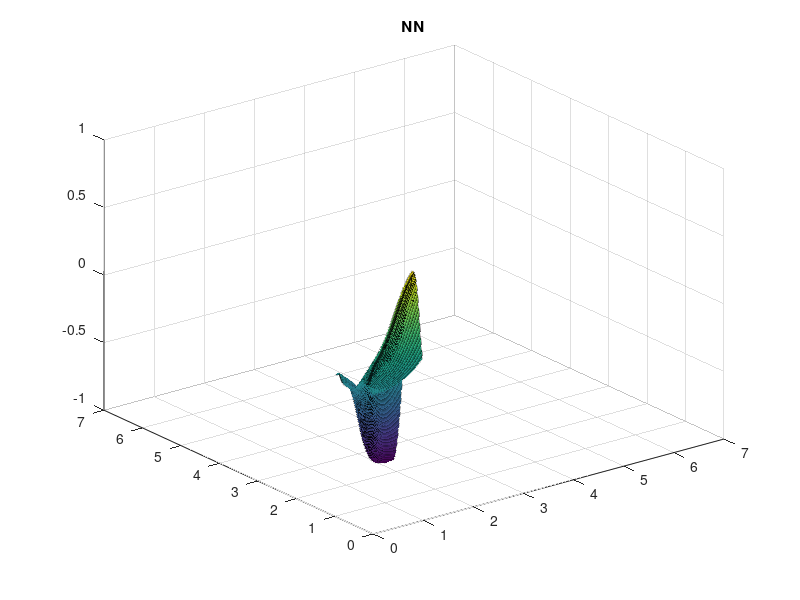
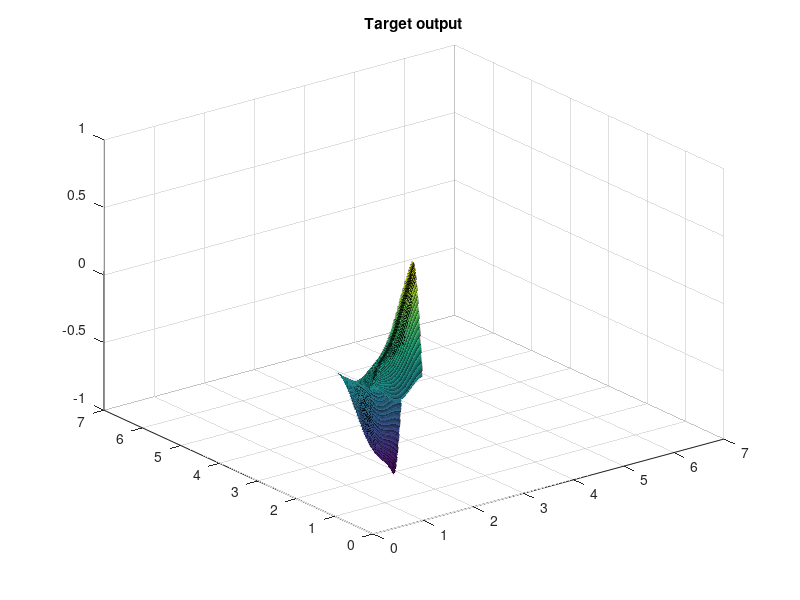
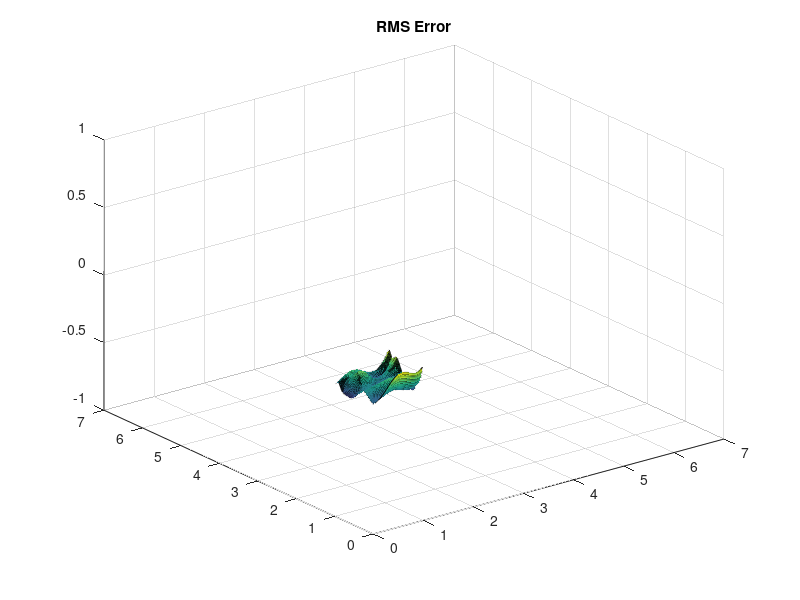

The MATLAB source for these figures, in order:
clear all, close all, clc;

% Copy-pasted output from C++
data = [0	0	0.0285929	0.0666667
0	0.031831	0.0340135	0.0666667
0	0.063662	0.0409224	0.0666667
0	0.095493	0.0494292	0.0666667
0	0.127324	0.0593231	0.0666667
0	0.159155	0.0698863	0.0666667
0	0.190986	0.0798464	0.0666667
0	0.222817	0.0875874	0.0666667
0	0.254648	0.0915683	0.0666667
0	0.286479	0.0907317	0.0666667
0	0.31831	0.0847471	0.0666667
0	0.350141	0.0741116	0.0666667
0	0.381972	0.0601323	0.0666667
0	0.413803	0.0446955	0.0666667
0	0.445634	0.0297972	0.0666667
0	0.477465	0.0170303	0.0666667
0	0.509296	0.0072852	0.0666667
0	0.541127	0.000745825	0.0666667
0	0.572958	-0.00291939	0.0666667
0	0.604789	-0.00431803	0.0666667
0	0.63662	-0.00413511	0.0666667
0	0.668451	-0.00299345	0.0666667
0	0.700282	-0.00133539	0.0666667
0	0.732113	0.000769756	0.0666667
0	0.763944	0.0040748	0.0666667
0	0.795775	0.0110184	0.0666667
0	0.827606	0.0259783	0.0666667
0	0.859437	0.0500056	0.0666667
0	0.891268	0.0702803	0.0666667
0	0.923099	0.0715633	0.0666667
0	0.95493	0.059539	0.0666667
0	0.986761	0.0472726	0.0666667
0.031831	0	0.0297356	0.0653378
0.031831	0.031831	0.0359214	0.0706356
0.031831	0.063662	0.0439435	0.0757223
0.031831	0.095493	0.0540125	0.0803949
0.031831	0.127324	0.065962	0.0844673
0.031831	0.159155	0.0789857	0.087777
0.031831	0.190986	0.091545	0.0901921
0.031831	0.222817	0.101635	0.0916164
0.031831	0.254648	0.107357	0.0919931
0.031831	0.286479	0.107463	0.091307
0.031831	0.31831	0.101613	0.0895857
0.031831	0.350141	0.0903883	0.0868977
0.031831	0.381972	0.0751939	0.0833501
0.031831	0.413803	0.0580246	0.0790845
0.031831	0.445634	0.0410239	0.0742708
0.031831	0.477465	0.0259702	0.069101
0.031831	0.509296	0.0139396	0.0637811
0.031831	0.541127	0.00526114	0.0585233
0.031831	0.572958	-0.000311227	0.0535372
0.031831	0.604789	-0.00335678	0.0490216
0.031831	0.63662	-0.00457775	0.0451564
0.031831	0.668451	-0.00464662	0.0420958
0.031831	0.700282	-0.00407474	0.0399617
0.031831	0.732113	-0.00299849	0.0388393
0.031831	0.763944	-0.000678841	0.0387734
0.031831	0.795775	0.00545608	0.0397665
0.031831	0.827606	0.0200265	0.041779
0.031831	0.859437	0.0438445	0.0447307
0.031831	0.891268	0.0635066	0.048504
0.031831	0.923099	0.0648068	0.0529484
0.031831	0.95493	0.0541723	0.0578867
0.031831	0.986761	0.0436183	0.0631221
0.063662	0	0.0308138	0.0614041
0.063662	0.031831	0.0377903	0.0719998
0.063662	0.063662	0.0469793	0.082173
0.063662	0.095493	0.0587123	0.0915183
0.063662	0.127324	0.0728832	0.0996631
0.063662	0.159155	0.0885905	0.106283
0.063662	0.190986	0.103982	0.111113
0.063662	0.222817	0.116584	0.113961
0.063662	0.254648	0.124061	0.114715
0.063662	0.286479	0.124945	0.113343
0.063662	0.31831	0.118914	0.1099
0.063662	0.350141	0.106699	0.104524
0.063662	0.381972	0.0898722	0.0974288
0.063662	0.413803	0.0705855	0.0888975
0.063662	0.445634	0.0511551	0.0792701
0.063662	0.477465	0.0335534	0.0689305
0.063662	0.509296	0.0190405	0.0582908
0.063662	0.541127	0.0080829	0.0477752
0.063662	0.572958	0.000507951	0.037803
0.063662	0.604789	-0.00425147	0.0287716
0.063662	0.63662	-0.00693394	0.0210413
0.063662	0.668451	-0.0082841	0.01492
0.063662	0.700282	-0.00890895	0.010652
0.063662	0.732113	-0.00904141	0.00840721
0.063662	0.763944	-0.00797695	0.00827529
0.063662	0.795775	-0.00298549	0.0102614
0.063662	0.827606	0.0109261	0.0142865
0.063662	0.859437	0.0345825	0.02019
0.063662	0.891268	0.0542379	0.0277365
0.063662	0.923099	0.0564867	0.0366253
0.063662	0.95493	0.0479257	0.0465019
0.063662	0.986761	0.0394154	0.0569726
0.095493	0	0.0318361	0.0550224
0.095493	0.031831	0.0396207	0.0709159
0.095493	0.063662	0.0500144	0.0861758
0.095493	0.095493	0.0634883	0.100194
0.095493	0.127324	0.0800134	0.112411
0.095493	0.159155	0.0985888	0.12234
0.095493	0.190986	0.117005	0.129586
0.095493	0.222817	0.132243	0.133858
0.095493	0.254648	0.141461	0.134988
0.095493	0.286479	0.14294	0.13293
0.095493	0.31831	0.136399	0.127766
0.095493	0.350141	0.12278	0.119702
0.095493	0.381972	0.103884	0.109059
0.095493	0.413803	0.0820701	0.0962625
0.095493	0.445634	0.0598528	0.0818214
0.095493	0.477465	0.0394114	0.066312
0.095493	0.509296	0.022192	0.0503524
0.095493	0.541127	0.00879236	0.0345791
0.095493	0.572958	-0.000900142	0.0196207
0.095493	0.604789	-0.00745884	0.00607374
0.095493	0.63662	-0.0116817	-0.00552183
0.095493	0.668451	-0.0144135	-0.0147037
0.095493	0.700282	-0.0163907	-0.0211058
0.095493	0.732113	-0.0179805	-0.0244729
0.095493	0.763944	-0.0185369	-0.0246708
0.095493	0.795775	-0.0151259	-0.0216916
0.095493	0.827606	-0.00217519	-0.015654
0.095493	0.859437	0.0215111	-0.00679878
0.095493	0.891268	0.0420424	0.00452104
0.095493	0.923099	0.0463678	0.0178542
0.095493	0.95493	0.0406446	0.0326691
0.095493	0.986761	0.0345484	0.0483752
0.127324	0	0.0328339	0.0464471
0.127324	0.031831	0.0414405	0.0676385
0.127324	0.063662	0.0530643	0.0879851
0.127324	0.095493	0.0683304	0.106676
0.127324	0.127324	0.087302	0.122965
0.127324	0.159155	0.108877	0.136204
0.127324	0.190986	0.13045	0.145865
0.127324	0.222817	0.148393	0.151562
0.127324	0.254648	0.159295	0.153068
0.127324	0.286479	0.161162	0.150324
0.127324	0.31831	0.153779	0.143439
0.127324	0.350141	0.138339	0.132687
0.127324	0.381972	0.116929	0.118497
0.127324	0.413803	0.0921544	0.101434
0.127324	0.445634	0.0667608	0.0821792
0.127324	0.477465	0.0431508	0.0614999
0.127324	0.509296	0.0229644	0.0402205
0.127324	0.541127	0.00692706	0.0191894
0.127324	0.572958	-0.0050268	-0.000755067
0.127324	0.604789	-0.0134977	-0.0188177
0.127324	0.63662	-0.0193705	-0.0342785
0.127324	0.668451	-0.0236246	-0.046521
0.127324	0.700282	-0.0271687	-0.0550571
0.127324	0.732113	-0.0305509	-0.0595466
0.127324	0.763944	-0.033209	-0.0598104
0.127324	0.795775	-0.0319287	-0.0558381
0.127324	0.827606	-0.0202526	-0.047788
0.127324	0.859437	0.00385784	-0.0359811
0.127324	0.891268	0.026469	-0.020888
0.127324	0.923099	0.0342057	-0.00311045
0.127324	0.95493	0.0321672	0.0166428
0.127324	0.986761	0.0288955	0.0375842
0.159155	0	0.0338637	0.0360202
0.159155	0.031831	0.043312	0.0625094
0.159155	0.063662	0.0561881	0.0879426
0.159155	0.095493	0.07328	0.111306
0.159155	0.127324	0.0947532	0.131668
0.159155	0.159155	0.1194	0.148216
0.159155	0.190986	0.144193	0.160292
0.159155	0.222817	0.164837	0.167413
0.159155	0.254648	0.177314	0.169297
0.159155	0.286479	0.179342	0.165867
0.159155	0.31831	0.17078	0.15726
0.159155	0.350141	0.153107	0.14382
0.159155	0.381972	0.128732	0.126082
0.159155	0.413803	0.100542	0.104754
0.159155	0.445634	0.0715434	0.0806852
0.159155	0.477465	0.0443881	0.0548362
0.159155	0.509296	0.0209249	0.0282369
0.159155	0.541127	0.00200857	0.00194801
0.159155	0.572958	-0.0123916	-0.0229826
0.159155	0.604789	-0.0229266	-0.0455609
0.159155	0.63662	-0.0306011	-0.0648868
0.159155	0.668451	-0.0365711	-0.0801899
0.159155	0.700282	-0.0419694	-0.0908601
0.159155	0.732113	-0.047581	-0.096472
0.159155	0.763944	-0.0529504	-0.0968018
0.159155	0.795775	-0.0544608	-0.0918364
0.159155	0.827606	-0.0443463	-0.0817738
0.159155	0.859437	-0.0191536	-0.0670151
0.159155	0.891268	0.0070907	-0.0481487
0.159155	0.923099	0.019772	-0.0259268
0.159155	0.95493	0.0223399	-0.00123525
0.159155	0.986761	0.0223396	0.0249416
0.190986	0	0.0350032	0.0241572
0.190986	0.031831	0.04533	0.0559443
0.190986	0.063662	0.059493	0.0864641
0.190986	0.095493	0.0784442	0.1145
0.190986	0.127324	0.102452	0.138934
0.190986	0.159155	0.130198	0.158793
0.190986	0.190986	0.158203	0.173283
0.190986	0.222817	0.181475	0.181829
0.190986	0.254648	0.195364	0.184089
0.190986	0.286479	0.197297	0.179973
0.190986	0.31831	0.18722	0.169645
0.190986	0.350141	0.166909	0.153517
0.190986	0.381972	0.139111	0.132231
0.190986	0.413803	0.107022	0.106637
0.190986	0.445634	0.0739403	0.0777553
0.190986	0.477465	0.0428008	0.0467364
0.190986	0.509296	0.0156864	0.0148173
0.190986	0.541127	-0.0064107	-0.0167294
0.190986	0.572958	-0.0234972	-0.0466461
0.190986	0.604789	-0.0363006	-0.0737401
0.190986	0.63662	-0.045983	-0.0969312
0.190986	0.668451	-0.0539267	-0.115295
0.190986	0.700282	-0.0615501	-0.128099
0.190986	0.732113	-0.0699372	-0.134833
0.190986	0.763944	-0.0787515	-0.135229
0.190986	0.795775	-0.0837914	-0.129271
0.190986	0.827606	-0.0754364	-0.117196
0.190986	0.859437	-0.0481907	-0.0994851
0.190986	0.891268	-0.0164254	-0.0768455
0.190986	0.923099	0.00289382	-0.0501792
0.190986	0.95493	0.0110406	-0.0205493
0.190986	0.986761	0.0147828	0.0108629
0.222817	0	0.0363416	0.0113311
0.222817	0.031831	0.0476116	0.0484161
0.222817	0.063662	0.063125	0.0840226
0.222817	0.095493	0.0839912	0.116731
0.222817	0.127324	0.110573	0.145238
0.222817	0.159155	0.141422	0.168406
0.222817	0.190986	0.172585	0.185312
0.222817	0.222817	0.198351	0.195282
0.222817	0.254648	0.21344	0.197918
0.222817	0.286479	0.215002	0.193116
0.222817	0.31831	0.203072	0.181067
0.222817	0.350141	0.179724	0.16225
0.222817	0.381972	0.148038	0.137418
0.222817	0.413803	0.111533	0.107558
0.222817	0.445634	0.0738305	0.0738623
0.222817	0.477465	0.0381932	0.0376735
0.222817	0.509296	0.00697499	0.000434636
0.222817	0.541127	-0.018679	-0.0363699
0.222817	0.572958	-0.0387597	-0.0712727
0.222817	0.604789	-0.0540992	-0.102882
0.222817	0.63662	-0.0660597	-0.129939
0.222817	0.668451	-0.076306	-0.151363
0.222817	0.700282	-0.0866089	-0.166301
0.222817	0.732113	-0.0984139	-0.174158
0.222817	0.763944	-0.111491	-0.17462
0.222817	0.795775	-0.120798	-0.167668
0.222817	0.827606	-0.114223	-0.15358
0.222817	0.859437	-0.0836363	-0.132918
0.222817	0.891268	-0.0442178	-0.106505
0.222817	0.923099	-0.0164947	-0.0753946
0.222817	0.95493	-0.00179106	-0.0408264
0.222817	0.986761	0.00616661	-0.00417888
0.254648	0	0.0379663	-0.00194663
0.254648	0.031831	0.0502773	0.0404362
0.254648	0.063662	0.067246	0.0811293
0.254648	0.095493	0.090127	0.11851
0.254648	0.127324	0.119356	0.151089
0.254648	0.159155	0.153326	0.177567
0.254648	0.190986	0.187576	0.196888
0.254648	0.222817	0.21567	0.208283
0.254648	0.254648	0.231715	0.211296
0.254648	0.286479	0.232617	0.205808
0.254648	0.31831	0.218504	0.192037
0.254648	0.350141	0.191728	0.170533
0.254648	0.381972	0.155686	0.142152
0.254648	0.413803	0.114215	0.108027
0.254648	0.445634	0.0712953	0.0695175
0.254648	0.477465	0.0305685	0.028159
0.254648	0.509296	-0.0052895	-0.0143998
0.254648	0.541127	-0.0349559	-0.0564621
0.254648	0.572958	-0.0584117	-0.096351
0.254648	0.604789	-0.0766227	-0.132476
0.254648	0.63662	-0.0911972	-0.163398
0.254648	0.668451	-0.10414	-0.187883
0.254648	0.700282	-0.117641	-0.204955
0.254648	0.732113	-0.133553	-0.213934
0.254648	0.763944	-0.151697	-0.214462
0.254648	0.795775	-0.165864	-0.206517
0.254648	0.827606	-0.16081	-0.190417
0.254648	0.859437	-0.125357	-0.166803
0.254648	0.891268	-0.076111	-0.136617
0.254648	0.923099	-0.0382943	-0.101062
0.254648	0.95493	-0.016123	-0.0615553
0.254648	0.986761	-0.00350867	-0.0196724
0.286479	0	0.0399504	-0.0151468
0.286479	0.031831	0.0534319	0.0325338
0.286479	0.063662	0.072006	0.0783136
0.286479	0.095493	0.0970578	0.120367
0.286479	0.127324	0.129066	0.157019
0.286479	0.159155	0.166217	0.186806
0.286479	0.190986	0.203503	0.208543
0.286479	0.222817	0.233753	0.221361
0.286479	0.254648	0.250507	0.224751
0.286479	0.286479	0.250465	0.218577
0.286479	0.31831	0.23386	0.203085
0.286479	0.350141	0.203291	0.178892
0.286479	0.381972	0.162438	0.146964
0.286479	0.413803	0.115442	0.108574
0.286479	0.445634	0.0666652	0.0652503
0.286479	0.477465	0.0201952	0.018722
0.286479	0.509296	-0.0209079	-0.0291566
0.286479	0.541127	-0.0551099	-0.0764767
0.286479	0.572958	-0.0823846	-0.121352
0.286479	0.604789	-0.10386	-0.161993
0.286479	0.63662	-0.121436	-0.196779
0.286479	0.668451	-0.137509	-0.224325
0.286479	0.700282	-0.154739	-0.243531
0.286479	0.732113	-0.175398	-0.253633
0.286479	0.763944	-0.199233	-0.254226
0.286479	0.795775	-0.218494	-0.245289
0.286479	0.827606	-0.21434	-0.227176
0.286479	0.859437	-0.172473	-0.20061
0.286479	0.891268	-0.111508	-0.166651
0.286479	0.923099	-0.0621947	-0.126651
0.286479	0.95493	-0.0318077	-0.0822065
0.286479	0.986761	-0.0141704	-0.0350883
0.31831	0	0.0423464	-0.0277431
0.31831	0.031831	0.0571514	0.0252354
0.31831	0.063662	0.0775203	0.0761018
0.31831	0.095493	0.104955	0.122828
0.31831	0.127324	0.139939	0.163552
0.31831	0.159155	0.180395	0.196649
0.31831	0.190986	0.220707	0.220801
0.31831	0.222817	0.252968	0.235043
0.31831	0.254648	0.270202	0.23881
0.31831	0.286479	0.268963	0.23195
0.31831	0.31831	0.249601	0.214736
0.31831	0.350141	0.21493	0.187856
0.31831	0.381972	0.168859	0.15238
0.31831	0.413803	0.115806	0.109724
0.31831	0.445634	0.0605372	0.0615871
0.31831	0.477465	0.00765149	0.00988888
0.31831	0.509296	-0.0393311	-0.0433096
0.31831	0.541127	-0.0786234	-0.0958874
0.31831	0.572958	-0.110191	-0.145749
0.31831	0.604789	-0.13535	-0.190905
0.31831	0.63662	-0.156329	-0.229557
0.31831	0.668451	-0.175955	-0.260163
0.31831	0.700282	-0.197373	-0.281504
0.31831	0.732113	-0.223226	-0.292727
0.31831	0.763944	-0.252976	-0.293387
0.31831	0.795775	-0.276993	-0.283456
0.31831	0.827606	-0.272756	-0.263331
0.31831	0.859437	-0.223228	-0.233814
0.31831	0.891268	-0.149343	-0.196081
0.31831	0.923099	-0.0876606	-0.151637
0.31831	0.95493	-0.0485812	-0.102254
0.31831	0.986761	-0.0256764	-0.0499003
0.350141	0	0.0451847	-0.0392334
0.350141	0.031831	0.0614785	0.0190429
0.350141	0.063662	0.0838589	0.074996
0.350141	0.095493	0.113934	0.126395
0.350141	0.127324	0.152152	0.171191
0.350141	0.159155	0.196097	0.207598
0.350141	0.190986	0.239478	0.234165
0.350141	0.222817	0.273642	0.249832
0.350141	0.254648	0.291166	0.253975
0.350141	0.286479	0.288529	0.246429
0.350141	0.31831	0.266216	0.227494
0.350141	0.350141	0.227222	0.197926
0.350141	0.381972	0.175626	0.158902
0.350141	0.413803	0.116076	0.11198
0.350141	0.445634	0.05375	0.0590298
0.350141	0.477465	-0.00617327	0.00216179
0.350141	0.509296	-0.0596332	-0.0563565
0.350141	0.541127	-0.104541	-0.114192
0.350141	0.572958	-0.140849	-0.169039
0.350141	0.604789	-0.170085	-0.218712
0.350141	0.63662	-0.194827	-0.261229
0.350141	0.668451	-0.218344	-0.294896
0.350141	0.700282	-0.244233	-0.31837
0.350141	0.732113	-0.275375	-0.330716
0.350141	0.763944	-0.310678	-0.331442
0.350141	0.795775	-0.338421	-0.320518
0.350141	0.827606	-0.332886	-0.29838
0.350141	0.859437	-0.275115	-0.265911
0.350141	0.891268	-0.18815	-0.224405
0.350141	0.923099	-0.113968	-0.175517
0.350141	0.95493	-0.0660897	-0.121195
0.350141	0.986761	-0.0378383	-0.0636063
0.381972	0	0.0484766	-0.0491596
0.381972	0.031831	0.0664273	0.0144146
0.381972	0.063662	0.0910501	0.0754543
0.381972	0.095493	0.124053	0.131526
0.381972	0.127324	0.16581	0.180394
0.381972	0.159155	0.21348	0.220111
0.381972	0.190986	0.260014	0.249093
0.381972	0.222817	0.296011	0.266184
0.381972	0.254648	0.31368	0.270704
0.381972	0.286479	0.30951	0.262472
0.381972	0.31831	0.284142	0.241816
0.381972	0.350141	0.240721	0.209559
0.381972	0.381972	0.183436	0.166989
0.381972	0.413803	0.117106	0.115801
0.381972	0.445634	0.0473092	0.0580366
0.381972	0.477465	-0.0201418	-0.00400118
0.381972	0.509296	-0.080563	-0.0678393
0.381972	0.541127	-0.131512	-0.130933
0.381972	0.572958	-0.172918	-0.190766
0.381972	0.604789	-0.206532	-0.244954
0.381972	0.63662	-0.235289	-0.291336
0.381972	0.668451	-0.262876	-0.328064
0.381972	0.700282	-0.293251	-0.353672
0.381972	0.732113	-0.329331	-0.367141
0.381972	0.763944	-0.369181	-0.367932
0.381972	0.795775	-0.399039	-0.356015
0.381972	0.827606	-0.391018	-0.331865
0.381972	0.859437	-0.325275	-0.296444
0.381972	0.891268	-0.226247	-0.251165
0.381972	0.923099	-0.140288	-0.197832
0.381972	0.95493	-0.0839381	-0.138573
0.381972	0.986761	-0.050459	-0.0757482
0.413803	0	0.0522195	-0.0571259
0.413803	0.031831	0.0719922	0.0117461
0.413803	0.063662	0.099094	0.0778724
0.413803	0.095493	0.135332	0.138617
0.413803	0.127324	0.18096	0.191558
0.413803	0.159155	0.232623	0.234584
0.413803	0.190986	0.282419	0.265981
0.413803	0.222817	0.320203	0.284497
0.413803	0.254648	0.337911	0.289393
0.413803	0.286479	0.332136	0.280475
0.413803	0.31831	0.303702	0.258097
0.413803	0.350141	0.255881	0.223153
0.413803	0.381972	0.192919	0.177035
0.413803	0.413803	0.119734	0.121581
0.413803	0.445634	0.0422668	0.0590033
0.413803	0.477465	-0.0330024	-0.00820431
0.413803	0.509296	-0.100692	-0.0773623
0.413803	0.541127	-0.15795	-0.145713
0.413803	0.572958	-0.204668	-0.210533
0.413803	0.604789	-0.242819	-0.269237
0.413803	0.63662	-0.275688	-0.319484
0.413803	0.668451	-0.307319	-0.359272
0.413803	0.700282	-0.341901	-0.387015
0.413803	0.732113	-0.382146	-0.401605
0.413803	0.763944	-0.425061	-0.402463
0.413803	0.795775	-0.455178	-0.389553
0.413803	0.827606	-0.443761	-0.36339
0.413803	0.859437	-0.37108	-0.325018
0.413803	0.891268	-0.262002	-0.275965
0.413803	0.923099	-0.16578	-0.218188
0.413803	0.95493	-0.101733	-0.15399
0.413803	0.986761	-0.0633618	-0.0859302
0.445634	0	0.0564025	-0.0628148
0.445634	0.031831	0.0781583	0.0113551
0.445634	0.063662	0.107978	0.082568
0.445634	0.095493	0.147769	0.147985
0.445634	0.127324	0.197621	0.204998
0.445634	0.159155	0.253555	0.251334
0.445634	0.190986	0.306722	0.285146
0.445634	0.222817	0.346245	0.305086
0.445634	0.254648	0.363911	0.310359
0.445634	0.286479	0.356513	0.300755
0.445634	0.31831	0.325086	0.276656
0.445634	0.350141	0.273015	0.239024
0.445634	0.381972	0.204561	0.189358
0.445634	0.413803	0.124669	0.129639
0.445634	0.445634	0.039577	0.0622474
0.445634	0.477465	-0.0435697	-0.01013
0.445634	0.509296	-0.118632	-0.0846078
0.445634	0.541127	-0.182291	-0.158217
0.445634	0.572958	-0.234374	-0.228022
0.445634	0.604789	-0.27707	-0.291242
0.445634	0.63662	-0.313982	-0.345354
0.445634	0.668451	-0.349439	-0.388203
0.445634	0.700282	-0.38771	-0.41808
0.445634	0.732113	-0.431089	-0.433793
0.445634	0.763944	-0.475439	-0.434716
0.445634	0.795775	-0.50413	-0.420813
0.445634	0.827606	-0.488811	-0.392638
0.445634	0.859437	-0.410637	-0.351314
0.445634	0.891268	-0.294065	-0.298488
0.445634	0.923099	-0.189673	-0.236266
0.445634	0.95493	-0.119099	-0.16713
0.445634	0.986761	-0.0763875	-0.0938349
0.477465	0	0.061012	-0.0659995
0.477465	0.031831	0.0849107	0.0134682
0.477465	0.063662	0.117692	0.0897678
0.477465	0.095493	0.161364	0.159857
0.477465	0.127324	0.2158	0.220943
0.477465	0.159155	0.276277	0.270589
0.477465	0.190986	0.332894	0.306816
0.477465	0.222817	0.374087	0.32818
0.477465	0.254648	0.391636	0.33383
0.477465	0.286479	0.382636	0.32354
0.477465	0.31831	0.348354	0.297719
0.477465	0.350141	0.292275	0.257399
0.477465	0.381972	0.218657	0.204186
0.477465	0.413803	0.132409	0.140201
0.477465	0.445634	0.0399679	0.0679958
0.477465	0.477465	-0.050896	-0.0095515
0.477465	0.509296	-0.133251	-0.0893492
0.477465	0.541127	-0.203252	-0.168216
0.477465	0.572958	-0.260624	-0.243008
0.477465	0.604789	-0.307746	-0.310743
0.477465	0.63662	-0.348507	-0.36872
0.477465	0.668451	-0.387445	-0.41463
0.477465	0.700282	-0.428776	-0.44664
0.477465	0.732113	-0.474226	-0.463476
0.477465	0.763944	-0.518571	-0.464465
0.477465	0.795775	-0.5446	-0.449569
0.477465	0.827606	-0.525235	-0.419381
0.477465	0.859437	-0.443005	-0.375105
0.477465	0.891268	-0.321516	-0.318506
0.477465	0.923099	-0.21131	-0.25184
0.477465	0.95493	-0.135658	-0.177766
0.477465	0.986761	-0.0893553	-0.0992353
0.509296	0	0.0660358	-0.066553
0.509296	0.031831	0.0922409	0.0182126
0.509296	0.063662	0.128235	0.0995988
0.509296	0.095493	0.176131	0.174361
0.509296	0.127324	0.235515	0.239519
0.509296	0.159155	0.300778	0.292475
0.509296	0.190986	0.360865	0.331117
0.509296	0.222817	0.403608	0.353906
0.509296	0.254648	0.420954	0.359932
0.509296	0.286479	0.410403	0.348955
0.509296	0.31831	0.373449	0.321414
0.509296	0.350141	0.313665	0.278405
0.509296	0.381972	0.235305	0.221645
0.509296	0.413803	0.143198	0.153394
0.509296	0.445634	0.0438677	0.0763753
0.509296	0.477465	-0.054378	-0.00634178
0.509296	0.509296	-0.143809	-0.0914593
0.509296	0.541127	-0.219993	-0.175584
0.509296	0.572958	-0.282501	-0.255362
0.509296	0.604789	-0.333869	-0.327612
0.509296	0.63662	-0.378231	-0.389455
0.509296	0.668451	-0.42027	-0.438425
0.509296	0.700282	-0.464053	-0.47257
0.509296	0.732113	-0.510669	-0.490528
0.509296	0.763944	-0.553953	-0.491583
0.509296	0.795775	-0.576596	-0.475694
0.509296	0.827606	-0.553255	-0.443494
0.509296	0.859437	-0.468101	-0.396266
0.509296	0.891268	-0.343894	-0.335893
0.509296	0.923099	-0.230167	-0.264783
0.509296	0.95493	-0.151017	-0.18577
0.509296	0.986761	-0.102015	-0.102004
0.541127	0	0.0714674	-0.0644532
0.541127	0.031831	0.100151	0.0256102
0.541127	0.063662	0.139626	0.112083
0.541127	0.095493	0.192103	0.191518
0.541127	0.127324	0.256794	0.260748
0.541127	0.159155	0.327031	0.317014
0.541127	0.190986	0.39052	0.358071
0.541127	0.222817	0.434619	0.382284
0.541127	0.254648	0.451656	0.388687
0.541127	0.286479	0.439625	0.377024
0.541127	0.31831	0.400221	0.347762
0.541127	0.350141	0.337067	0.302065
0.541127	0.381972	0.25443	0.241757
0.541127	0.413803	0.157041	0.169241
0.541127	0.445634	0.0513996	0.0874081
0.541127	0.477465	-0.0537757	-0.000478809
0.541127	0.509296	-0.149985	-0.0909162
0.541127	0.541127	-0.232151	-0.180299
0.541127	0.572958	-0.299627	-0.265062
0.541127	0.604789	-0.355056	-0.341829
0.541127	0.63662	-0.402782	-0.407537
0.541127	0.668451	-0.447584	-0.459568
0.541127	0.700282	-0.493325	-0.495846
0.541127	0.732113	-0.540454	-0.514926
0.541127	0.763944	-0.582034	-0.516048
0.541127	0.795775	-0.600976	-0.499166
0.541127	0.827606	-0.573795	-0.464953
0.541127	0.859437	-0.486436	-0.414773
0.541127	0.891268	-0.361139	-0.350627
0.541127	0.923099	-0.245885	-0.275073
0.541127	0.95493	-0.164779	-0.191122
0.541127	0.986761	-0.114034	-0.10212
0.572958	0	0.0773072	-0.0597839
0.572958	0.031831	0.108656	0.0355774
0.572958	0.063662	0.151899	0.127137
0.572958	0.095493	0.20933	0.211244
0.572958	0.127324	0.279668	0.284547
0.572958	0.159155	0.354984	0.344122
0.572958	0.190986	0.421684	0.387595
0.572958	0.222817	0.466855	0.413232
0.572958	0.254648	0.483454	0.420011
0.572958	0.286479	0.47004	0.407663
0.572958	0.31831	0.428445	0.376679
0.572958	0.350141	0.362275	0.328294
0.572958	0.381972	0.275825	0.264438
0.572958	0.413803	0.173751	0.187657
0.572958	0.445634	0.0624323	0.10101
0.572958	0.477465	-0.0491573	0.00795371
0.572958	0.509296	-0.15181	-0.0878035
0.572958	0.541127	-0.239759	-0.182444
0.572958	0.572958	-0.312058	-0.272194
0.572958	0.604789	-0.371404	-0.353476
0.572958	0.63662	-0.422312	-0.423049
0.572958	0.668451	-0.469628	-0.47814
0.572958	0.700282	-0.516984	-0.516553
0.572958	0.732113	-0.564221	-0.536756
0.572958	0.763944	-0.603782	-0.537943
0.572958	0.795775	-0.618962	-0.520068
0.572958	0.827606	-0.588049	-0.483842
0.572958	0.859437	-0.498828	-0.430711
0.572958	0.891268	-0.3735	-0.362792
0.572958	0.923099	-0.258288	-0.282793
0.572958	0.95493	-0.176598	-0.193903
0.572958	0.986761	-0.12504	-0.0996668
0.604789	0	0.0835646	-0.0527312
0.604789	0.031831	0.117784	0.0479279
0.604789	0.063662	0.165107	0.144574
0.604789	0.095493	0.227879	0.233354
0.604789	0.127324	0.304163	0.310729
0.604789	0.159155	0.384542	0.373614
0.604789	0.190986	0.454111	0.419502
0.604789	0.222817	0.499973	0.446563
0.604789	0.254648	0.515982	0.453719
0.604789	0.286479	0.501318	0.440685
0.604789	0.31831	0.457839	0.40798
0.604789	0.350141	0.389025	0.356907
0.604789	0.381972	0.299208	0.289503
0.604789	0.413803	0.19302	0.208456
0.604789	0.445634	0.0766584	0.116996
0.604789	0.477465	-0.0408093	0.0187696
0.604789	0.509296	-0.149564	-0.0823074
0.604789	0.541127	-0.243117	-0.182205
0.604789	0.572958	-0.32014	-0.276942
0.604789	0.604789	-0.383317	-0.362739
0.604789	0.63662	-0.437299	-0.436178
0.604789	0.668451	-0.486976	-0.49433
0.604789	0.700282	-0.535747	-0.534876
0.604789	0.732113	-0.582882	-0.556201
0.604789	0.763944	-0.620323	-0.557455
0.604789	0.795775	-0.631797	-0.538586
0.604789	0.827606	-0.597192	-0.500348
0.604789	0.859437	-0.506178	-0.444265
0.604789	0.891268	-0.381427	-0.372573
0.604789	0.923099	-0.267396	-0.28813
0.604789	0.95493	-0.186244	-0.194302
0.604789	0.986761	-0.134697	-0.0948298
0.63662	0	0.090257	-0.0435762
0.63662	0.031831	0.127574	0.0623807
0.63662	0.063662	0.179315	0.164114
0.63662	0.095493	0.24782	0.257566
0.63662	0.127324	0.330283	0.339014
0.63662	0.159155	0.415549	0.405208
0.63662	0.190986	0.487472	0.453511
0.63662	0.222817	0.533551	0.481997
0.63662	0.254648	0.548811	0.48953
0.63662	0.286479	0.533068	0.475809
0.63662	0.31831	0.488071	0.441382
0.63662	0.350141	0.417024	0.387622
0.63662	0.381972	0.324263	0.316671
0.63662	0.413803	0.214479	0.231358
0.63662	0.445634	0.0936745	0.135084
0.63662	0.477465	-0.0291426	0.0316878
0.63662	0.509296	-0.143666	-0.0747091
0.63662	0.541127	-0.242673	-0.179865
0.63662	0.572958	-0.324367	-0.279587
0.63662	0.604789	-0.391349	-0.3699
0.63662	0.63662	-0.448367	-0.447204
0.63662	0.668451	-0.500341	-0.508417
0.63662	0.700282	-0.550434	-0.551097
0.63662	0.732113	-0.597388	-0.573545
0.63662	0.763944	-0.632718	-0.574864
0.63662	0.795775	-0.64057	-0.555003
0.63662	0.827606	-0.602242	-0.514752
0.63662	0.859437	-0.509342	-0.455717
0.63662	0.891268	-0.385474	-0.380252
0.63662	0.923099	-0.273402	-0.291364
0.63662	0.95493	-0.193638	-0.192598
0.63662	0.986761	-0.142774	-0.0878906
0.668451	0	0.0974103	-0.0326841
0.668451	0.031831	0.138077	0.0785708
0.668451	0.063662	0.194599	0.18539
0.668451	0.095493	0.269221	0.283516
0.668451	0.127324	0.357991	0.369035
0.668451	0.159155	0.447773	0.43854
0.668451	0.190986	0.52136	0.489258
0.668451	0.222817	0.567107	0.519168
0.668451	0.254648	0.581464	0.527077
0.668451	0.286479	0.564859	0.512671
0.668451	0.31831	0.518778	0.476523
0.668451	0.350141	0.445957	0.420074
0.668451	0.381972	0.350669	0.345575
0.668451	0.413803	0.237748	0.255997
0.668451	0.445634	0.113046	0.154909
0.668451	0.477465	-0.0146168	0.0463431
0.668451	0.509296	-0.134589	-0.0653736
0.668451	0.541127	-0.238922	-0.175787
0.668451	0.572958	-0.325274	-0.280496
0.668451	0.604789	-0.396087	-0.375324
0.668451	0.63662	-0.456161	-0.456493
0.668451	0.668451	-0.510432	-0.520766
0.668451	0.700282	-0.561831	-0.565581
0.668451	0.732113	-0.608597	-0.589151
0.668451	0.763944	-0.641865	-0.590536
0.668451	0.795775	-0.646155	-0.569682
0.668451	0.827606	-0.604016	-0.527419
0.668451	0.859437	-0.509073	-0.465432
0.668451	0.891268	-0.386227	-0.386193
0.668451	0.923099	-0.276621	-0.292861
0.668451	0.95493	-0.198852	-0.189157
0.668451	0.986761	-0.14918	-0.0792141
0.700282	0	0.105058	-0.0204889
0.700282	0.031831	0.149352	0.0960638
0.700282	0.063662	0.211041	0.20797
0.700282	0.095493	0.292133	0.310768
0.700282	0.127324	0.387197	0.40036
0.700282	0.159155	0.480898	0.473174
0.700282	0.190986	0.555302	0.526307
0.700282	0.222817	0.600131	0.557642
0.700282	0.254648	0.613447	0.565928
0.700282	0.286479	0.596238	0.550835
0.700282	0.31831	0.54957	0.512966
0.700282	0.350141	0.475502	0.453829
0.700282	0.381972	0.378118	0.375783
0.700282	0.413803	0.262471	0.281939
0.700282	0.445634	0.134352	0.176038
0.700282	0.477465	0.00231261	0.0623015
0.700282	0.509296	-0.122801	-0.054735
0.700282	0.541127	-0.23235	-0.170406
0.700282	0.572958	-0.323376	-0.280101
0.700282	0.604789	-0.398081	-0.379445
0.700282	0.63662	-0.461277	-0.46448
0.700282	0.668451	-0.517893	-0.531813
0.700282	0.700282	-0.570625	-0.578762
0.700282	0.732113	-0.617224	-0.603454
0.700282	0.763944	-0.648477	-0.604905
0.700282	0.795775	-0.649224	-0.583058
0.700282	0.827606	-0.603149	-0.538782
0.700282	0.859437	-0.506005	-0.473844
0.700282	0.891268	-0.384257	-0.390832
0.700282	0.923099	-0.277442	-0.293055
0.700282	0.95493	-0.202077	-0.184413
0.700282	0.986761	-0.153953	-0.0692346
0.732113	0	0.11324	-0.00747684
0.732113	0.031831	0.161468	0.114374
0.732113	0.063662	0.228723	0.231366
0.732113	0.095493	0.316586	0.338837
0.732113	0.127324	0.417743	0.432502
0.732113	0.159155	0.514535	0.508625
0.732113	0.190986	0.58879	0.564174
0.732113	0.222817	0.632114	0.596932
0.732113	0.254648	0.644287	0.605595
0.732113	0.286479	0.62676	0.589816
0.732113	0.31831	0.580051	0.550226
0.732113	0.350141	0.505334	0.488401
0.732113	0.381972	0.406323	0.406807
0.732113	0.413803	0.288327	0.308697
0.732113	0.445634	0.157211	0.197983
0.732113	0.477465	0.0212258	0.0790768
0.732113	0.509296	-0.108733	-0.0432796
0.732113	0.541127	-0.223396	-0.164209
0.732113	0.572958	-0.319131	-0.278889
0.732113	0.604789	-0.397819	-0.38275
0.732113	0.63662	-0.464231	-0.471649
0.732113	0.668451	-0.523268	-0.542043
0.732113	0.700282	-0.577381	-0.591126
0.732113	0.732113	-0.623841	-0.616941
0.732113	0.763944	-0.653099	-0.618458
0.732113	0.795775	-0.650275	-0.595617
0.732113	0.827606	-0.600125	-0.549329
0.732113	0.859437	-0.500665	-0.481439
0.732113	0.891268	-0.380086	-0.394654
0.732113	0.923099	-0.276275	-0.292433
0.732113	0.95493	-0.203573	-0.178852
0.732113	0.986761	-0.15723	-0.0584383
0.763944	0	0.122003	0.00583327
0.763944	0.031831	0.174496	0.132982
0.763944	0.063662	0.247726	0.255061
0.763944	0.095493	0.342569	0.367204
0.763944	0.127324	0.449396	0.464941
0.763944	0.159155	0.548231	0.544375
0.763944	0.190986	0.621316	0.602338
0.763944	0.222817	0.662599	0.636521
0.763944	0.254648	0.673567	0.64556
0.763944	0.286479	0.656019	0.629096
0.763944	0.31831	0.609834	0.587784
0.763944	0.350141	0.535128	0.523271
0.763944	0.381972	0.435016	0.43813
0.763944	0.413803	0.31504	0.335754
0.763944	0.445634	0.181294	0.220226
0.763944	0.477465	0.0417536	0.0961501
0.763944	0.509296	-0.092766	-0.0315262
0.763944	0.541127	-0.212444	-0.157713
0.763944	0.572958	-0.31293	-0.27738
0.763944	0.604789	-0.395707	-0.385756
0.763944	0.63662	-0.465452	-0.47852
0.763944	0.668451	-0.527004	-0.551975
0.763944	0.700282	-0.582551	-0.603192
0.763944	0.732113	-0.628887	-0.630129
0.763944	0.763944	-0.656138	-0.631712
0.763944	0.795775	-0.649673	-0.607878
0.763944	0.827606	-0.595307	-0.559578
0.763944	0.859437	-0.493484	-0.488736
0.763944	0.891268	-0.374176	-0.398177
0.763944	0.923099	-0.273514	-0.291512
0.763944	0.95493	-0.203628	-0.172993
0.763944	0.986761	-0.159205	-0.047344
0.795775	0	0.131398	0.0189108
0.795775	0.031831	0.188515	0.151357
0.795775	0.063662	0.268116	0.278523
0.795775	0.095493	0.370027	0.395339
0.795775	0.127324	0.481852	0.497148
0.795775	0.159155	0.581504	0.579891
0.795775	0.190986	0.652412	0.64027
0.795775	0.222817	0.691207	0.675877
0.795775	0.254648	0.700953	0.685293
0.795775	0.286479	0.683669	0.668143
0.795775	0.31831	0.638561	0.625109
0.795775	0.350141	0.564563	0.557908
0.795775	0.381972	0.463941	0.46922
0.795775	0.413803	0.342372	0.362578
0.795775	0.445634	0.206324	0.242236
0.795775	0.477465	0.0635821	0.112991
0.795775	0.509296	-0.0752222	-0.0200053
0.795775	0.541127	-0.199812	-0.15145
0.795775	0.572958	-0.305097	-0.276103
0.795775	0.604789	-0.392082	-0.388994
0.795775	0.63662	-0.465286	-0.485624
0.795775	0.668451	-0.529456	-0.56214
0.795775	0.700282	-0.586489	-0.615491
0.795775	0.732113	-0.632694	-0.64355
0.795775	0.763944	-0.657889	-0.645199
0.795775	0.795775	-0.647678	-0.620372
0.795775	0.827606	-0.588972	-0.570059
0.795775	0.859437	-0.484819	-0.496266
0.795775	0.891268	-0.366926	-0.401934
0.795775	0.923099	-0.269517	-0.290824
0.795775	0.95493	-0.202527	-0.167366
0.795775	0.986761	-0.160093	-0.0364821
0.827606	0	0.141484	0.0312344
0.827606	0.031831	0.203603	0.168979
0.827606	0.063662	0.289945	0.301231
0.827606	0.095493	0.398846	0.42272
0.827606	0.127324	0.514737	0.528601
0.827606	0.159155	0.613869	0.614654
0.827606	0.190986	0.681686	0.677448
0.827606	0.222817	0.717663	0.71448
0.827606	0.254648	0.726212	0.724272
0.827606	0.286479	0.709448	0.706435
0.827606	0.31831	0.665922	0.661681
0.827606	0.350141	0.593339	0.591792
0.827606	0.381972	0.492858	0.499556
0.827606	0.413803	0.370116	0.388649
0.827606	0.445634	0.232071	0.263493
0.827606	0.477465	0.0864504	0.129078
0.827606	0.509296	-0.0563709	-0.00923829
0.827606	0.541127	-0.185765	-0.145941
0.827606	0.572958	-0.295893	-0.27558
0.827606	0.604789	-0.387209	-0.392987
0.827606	0.63662	-0.46401	-0.493482
0.827606	0.668451	-0.530901	-0.573058
0.827606	0.700282	-0.589463	-0.628543
0.827606	0.732113	-0.63551	-0.657725
0.827606	0.763944	-0.658565	-0.65944
0.827606	0.795775	-0.644478	-0.63362
0.827606	0.827606	-0.581337	-0.581294
0.827606	0.859437	-0.474966	-0.504549
0.827606	0.891268	-0.358669	-0.406444
0.827606	0.923099	-0.264594	-0.29089
0.827606	0.95493	-0.200528	-0.162494
0.827606	0.986761	-0.160105	-0.0263742
0.859437	0	0.152322	0.0423129
0.859437	0.031831	0.219841	0.185355
0.859437	0.063662	0.313243	0.322694
0.859437	0.095493	0.428851	0.448855
0.859437	0.127324	0.54763	0.558809
0.859437	0.159155	0.644882	0.648172
0.859437	0.190986	0.708846	0.713381
0.859437	0.222817	0.741806	0.751837
0.859437	0.254648	0.749219	0.762006
0.859437	0.286479	0.733186	0.743483
0.859437	0.31831	0.691669	0.697007
0.859437	0.350141	0.621174	0.62443
0.859437	0.381972	0.521536	0.528646
0.859437	0.413803	0.39809	0.413474
0.859437	0.445634	0.25835	0.283504
0.859437	0.477465	0.110145	0.143919
0.859437	0.509296	-0.036433	0.000283475
0.859437	0.541127	-0.170516	-0.141677
0.859437	0.572958	-0.285527	-0.276302
0.859437	0.604789	-0.3813	-0.398225
0.859437	0.63662	-0.461838	-0.502585
0.859437	0.668451	-0.531557	-0.585222
0.859437	0.700282	-0.591678	-0.642841
0.859437	0.732113	-0.637512	-0.673145
0.859437	0.763944	-0.658315	-0.674926
0.859437	0.795775	-0.640204	-0.648113
0.859437	0.827606	-0.57257	-0.593774
0.859437	0.859437	-0.464172	-0.514078
0.859437	0.891268	-0.349687	-0.412199
0.859437	0.923099	-0.259006	-0.292201
0.859437	0.95493	-0.197857	-0.158866
0.859437	0.986761	-0.159433	-0.0175115
0.891268	0	0.16398	0.0517044
0.891268	0.031831	0.237305	0.200044
0.891268	0.063662	0.338002	0.34247
0.891268	0.095493	0.459801	0.473304
0.891268	0.127324	0.580087	0.58733
0.891268	0.159155	0.674164	0.680003
0.891268	0.190986	0.733711	0.747627
0.891268	0.222817	0.76358	0.787507
0.891268	0.254648	0.769944	0.798053
0.891268	0.286479	0.754801	0.778844
0.891268	0.31831	0.715626	0.730646
0.891268	0.350141	0.647826	0.655382
0.891268	0.381972	0.549753	0.55605
0.891268	0.413803	0.42613	0.436612
0.891268	0.445634	0.285007	0.301829
0.891268	0.477465	0.134492	0.157074
0.891268	0.509296	-0.015588	0.00811836
0.891268	0.541127	-0.154234	-0.1391
0.891268	0.572958	-0.27416	-0.278711
0.891268	0.604789	-0.374517	-0.40515
0.891268	0.63662	-0.458938	-0.513375
0.891268	0.668451	-0.531586	-0.599072
0.891268	0.700282	-0.593284	-0.658825
0.891268	0.732113	-0.63883	-0.690252
0.891268	0.763944	-0.657241	-0.692099
0.891268	0.795775	-0.634949	-0.664292
0.891268	0.827606	-0.562809	-0.607942
0.891268	0.859437	-0.452646	-0.525293
0.891268	0.891268	-0.340207	-0.419641
0.891268	0.923099	-0.252964	-0.295199
0.891268	0.95493	-0.1947	-0.156926
0.891268	0.986761	-0.158241	-0.0103357
0.923099	0	0.176526	0.0590346
0.923099	0.031831	0.256063	0.212672
0.923099	0.063662	0.364179	0.360185
0.923099	0.095493	0.491393	0.495691
0.923099	0.127324	0.611667	0.61379
0.923099	0.159155	0.701429	0.709772
0.923099	0.190986	0.756205	0.779812
0.923099	0.222817	0.783024	0.821116
0.923099	0.254648	0.788442	0.832038
0.923099	0.286479	0.774294	0.812143
0.923099	0.31831	0.737687	0.762225
0.923099	0.350141	0.673093	0.684272
0.923099	0.381972	0.577302	0.581393
0.923099	0.413803	0.454084	0.457689
0.923099	0.445634	0.311913	0.318092
0.923099	0.477465	0.159354	0.168167
0.923099	0.509296	0.00601929	0.013892
0.923099	0.541127	-0.137055	-0.138584
0.923099	0.572958	-0.26192	-0.283181
0.923099	0.604789	-0.366986	-0.414135
0.923099	0.63662	-0.455435	-0.526226
0.923099	0.668451	-0.531112	-0.614984
0.923099	0.700282	-0.594391	-0.676871
0.923099	0.732113	-0.639552	-0.70942
0.923099	0.763944	-0.65541	-0.711333
0.923099	0.795775	-0.62878	-0.682533
0.923099	0.827606	-0.552173	-0.62417
0.923099	0.859437	-0.440564	-0.53857
0.923099	0.891268	-0.330414	-0.429145
0.923099	0.923099	-0.246636	-0.300258
0.923099	0.95493	-0.191209	-0.157047
0.923099	0.986761	-0.156667	-0.00522117
0.95493	0	0.190034	0.0640114
0.95493	0.031831	0.276173	0.222947
0.95493	0.063662	0.391681	0.375546
0.95493	0.095493	0.523273	0.515725
0.95493	0.127324	0.641965	0.637896
0.95493	0.159155	0.726491	0.737188
0.95493	0.190986	0.77635	0.809643
0.95493	0.222817	0.800245	0.852371
0.95493	0.254648	0.804827	0.86367
0.95493	0.286479	0.791731	0.843089
0.95493	0.31831	0.757816	0.791449
0.95493	0.350141	0.696821	0.710808
0.95493	0.381972	0.603989	0.604382
0.95493	0.413803	0.481806	0.476412
0.95493	0.445634	0.33896	0.332002
0.95493	0.477465	0.184616	0.176907
0.95493	0.509296	0.0282722	0.017312
0.95493	0.541127	-0.119085	-0.140422
0.95493	0.572958	-0.248902	-0.290005
0.95493	0.604789	-0.358801	-0.425475
0.95493	0.63662	-0.451427	-0.541431
0.95493	0.668451	-0.530228	-0.633249
0.95493	0.700282	-0.595078	-0.69727
0.95493	0.732113	-0.639736	-0.730941
0.95493	0.763944	-0.652863	-0.73292
0.95493	0.795775	-0.621743	-0.703128
0.95493	0.827606	-0.540762	-0.642752
0.95493	0.859437	-0.428078	-0.5542
0.95493	0.891268	-0.320456	-0.441002
0.95493	0.923099	-0.240156	-0.30767
0.95493	0.95493	-0.187502	-0.159521
0.95493	0.986761	-0.154821	-0.00246017
0.986761	0	0.204579	0.0664361
0.986761	0.031831	0.297675	0.230669
0.986761	0.063662	0.42036	0.388355
0.986761	0.095493	0.555052	0.533207
0.986761	0.127324	0.670637	0.659451
0.986761	0.159155	0.749263	0.762052
0.986761	0.190986	0.794239	0.836922
0.986761	0.222817	0.815401	0.881075
0.986761	0.254648	0.819256	0.89275
0.986761	0.286479	0.807224	0.871484
0.986761	0.31831	0.776035	0.818122
0.986761	0.350141	0.718909	0.734793
0.986761	0.381972	0.629643	0.624819
0.986761	0.413803	0.509154	0.492584
0.986761	0.445634	0.366049	0.34336
0.986761	0.477465	0.210187	0.183095
0.986761	0.509296	0.0510766	0.0181802
0.986761	0.541127	-0.100408	-0.144811
0.986761	0.572958	-0.235177	-0.299381
0.986761	0.604789	-0.35003	-0.439366
0.986761	0.63662	-0.446982	-0.559187
0.986761	0.668451	-0.529	-0.654066
0.986761	0.700282	-0.595397	-0.720222
0.986761	0.732113	-0.639416	-0.755015
0.986761	0.763944	-0.649621	-0.75706
0.986761	0.795775	-0.613873	-0.726275
0.986761	0.827606	-0.528669	-0.663886
0.986761	0.859437	-0.415315	-0.572383
0.986761	0.891268	-0.310452	-0.455411
0.986761	0.923099	-0.233624	-0.317635
0.986761	0.95493	-0.183673	-0.164547
0.986761	0.986761	-0.152791	-0.0022511];

% Plotting
d = 0:0.01:2*pi;
x = data(:,1); 
y = data(:,2);
[xq,yq] = meshgrid(d, d);

figure(1);
z = data(:,3);
zq = griddata(x,y,z,xq,yq);
surf(xq,yq,zq);
zlim([-1 1]);
title('NN');

figure(2);
z = data(:,4);
zq = griddata(x,y,z,xq,yq);
surf(xq,yq,zq);
zlim([-1 1]);
title('Target output');

figure(3);
z = data(:,3) - data(:,4);
zq = griddata(x,y,z,xq,yq);
surf(xq,yq,zq);
zlim([-1 1]);
title('RMS Error');
